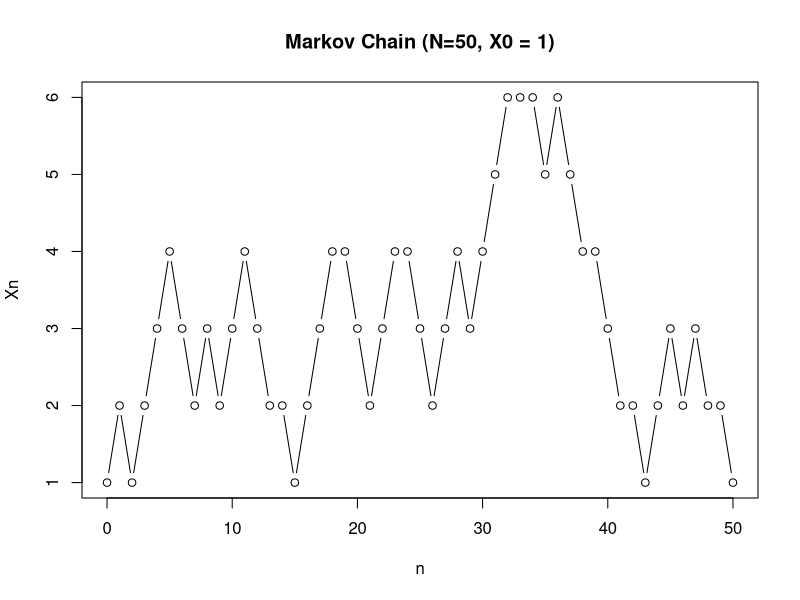
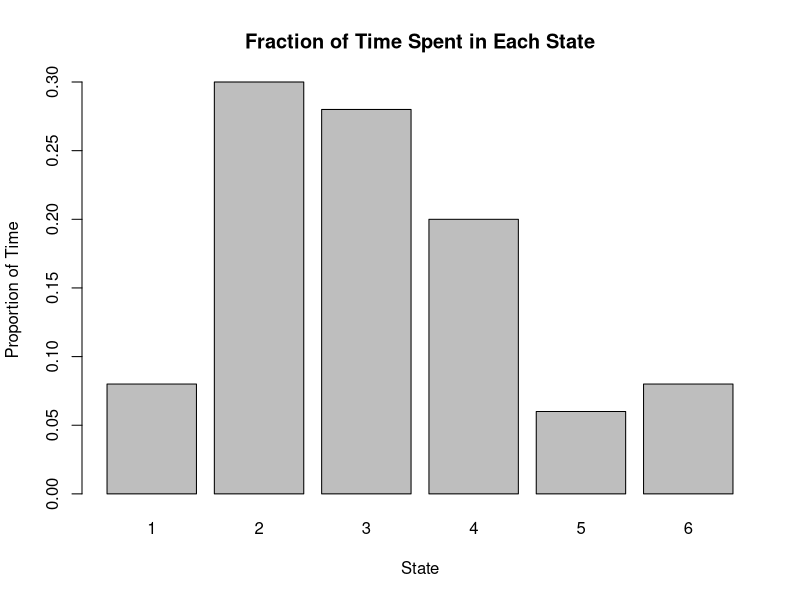
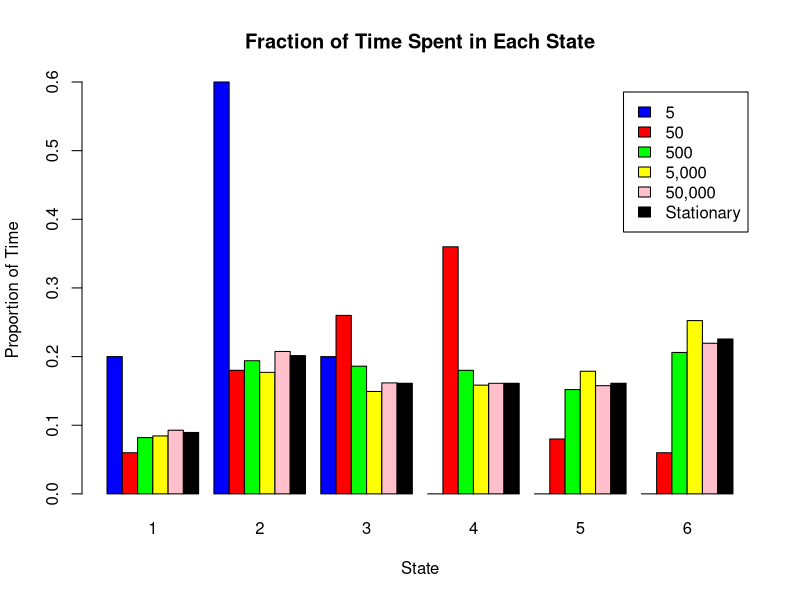
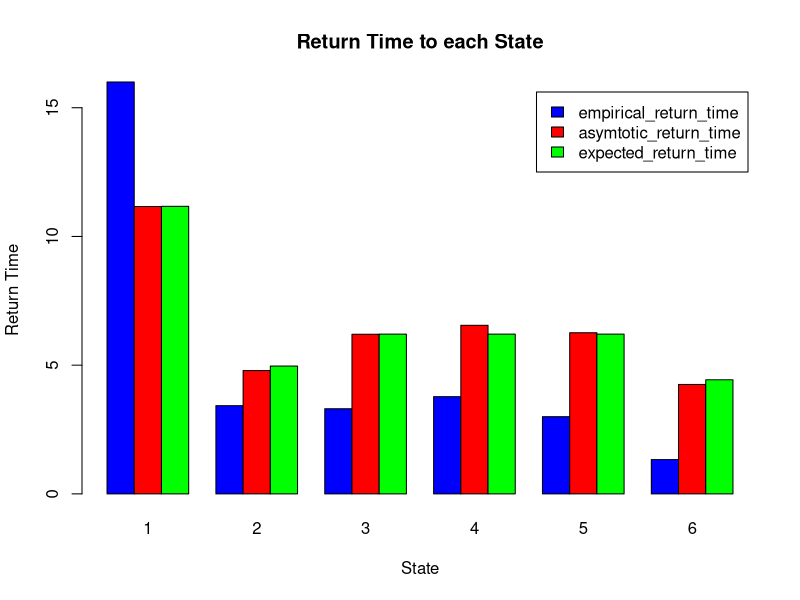

These charts were generated, in order, by the following R code:
set.seed(1832020)

# Produces a transition matrix for a Markov chain based on a parameter eps
TransMat <- function(eps) {
  matrix(c(0.1, 0.9,   0,       0,       0,   0,
           0.4, 0.2, 0.4,       0,       0,   0,
           0, 0.5,   0,     0.5,       0,   0,
           0,   0, 0.5, 0.5-eps,     eps,   0,
           0,   0,   0,     eps, 0.3-eps, 0.7,
           0,   0,   0,       0,     0.5, 0.5),
         nrow = 6, ncol = 6, byrow = TRUE)
}


# Simulates a Markov chain with transition matrix P for N steps from X0
MarkovChain <- function(N, X0, P) {
  X <- numeric(N)   # empty vector of length N
  space <- nrow(P)  # number of points in sample space
  
  now <- X0
  for (n in 1:N) {
    now <- sample(space, 1, prob = P[now, ])
    X[n] <- now
  }
  
  X
}


# Finds the stationary distribution of a Markov chain
StatDist <- function(P) {
  LeftEigen <- eigen(t(P))
  statmeas <- LeftEigen$vectors[, 1]  # Unnormalised stationary measure
  statmeas / sum(statmeas)            # Normalised stationary distribution
}
#################################################################################
#Question 1
epsilon <- 0.2

transition_matrix <- TransMat(epsilon)
markov_chain <- MarkovChain(N = 50, X0 = 1, P = transition_matrix)
plot(0:length(markov_chain), c(1, markov_chain), type = "b", main = "Markov Chain (N=50, X0 = 1)", xlab="n", ylab="Xn")


#Question 2
#Function to calculate proportion of time in each state.
prop_time <- function(m_chain) {
  return(table(factor(m_chain, 1:6))/length(m_chain))
}

#Find proportion of time spent in each state for the Markov chain markov_chain. Print the result and plot it on a bar graph.
proportion_time <- prop_time(markov_chain)
print(proportion_time)
barplot(proportion_time, main = "Fraction of Time Spent in Each State",
        beside = TRUE, xlab = "State", ylab = "Proportion of Time")

#Generate the stationary distribution for the Markov chain specified by the transition matrix with eps = 0.2.
stat_dist <- StatDist(transition_matrix)

#Generate an array of numbers where each row corresponds to the proportion of time spent in each state by a Markov cahin with
#N steps for N in {5, 50, 500, 5000, 50000}. Also add the final row to be the stationary distribution.
chain_vector <- rbind(prop_time(MarkovChain(5, 1, transition_matrix)), prop_time(MarkovChain(50, 1, transition_matrix)), 
                  prop_time(MarkovChain(500, 1, transition_matrix)), prop_time(MarkovChain(5000, 1, transition_matrix)),
                  prop_time(MarkovChain(50000, 1, transition_matrix)), stat_dist)

#Produce a barplot of the fraction of time spent in each state from the rows above (inc. the stat dist)
barplot(chain_vector, main = "Fraction of Time Spent in Each State", legend = c("5", "50", "500", "5,000", "50,000", "Stationary"), 
        xlab = "State",  ylab = "Proportion of Time",  beside = TRUE, col = c("blue", "red", "green", "yellow", "pink", "black"))


#Question 3
#Generate a 2x6 matrix containing 0s. Each column will store the return time to the corresponding state.
asymtotic_chain <- MarkovChain(5000, 1, transition_matrix)
return_times_matrix <- matrix(data = 0, nrow = 2, ncol = 6)

#Iterate through all states of the Markov chain and calculate the mean return time for the Markov chain in part (a) 
#and for one with N = 5000 steps
for(state in 1:6) {
  return_times_matrix[1, state] <- mean(diff(which(markov_chain == state)))
  return_times_matrix[2, state] <- mean(diff(which(asymtotic_chain == state)))
}

#Extract the completed rows from the matrix and display the results
empirical_return_time <- return_times_matrix[1, ]
asymtotic_return_time <- return_times_matrix[2, ]
print(empirical_return_time)
print(asymtotic_return_time)

#Calculate the inverse stat_dist and display the results. 
expected_return_time <- 1/stat_dist
print(expected_return_time)

#Plot a barchart of the empirical results against the expected ones.
barplot(rbind(empirical_return_time, asymtotic_return_time , expected_return_time), 
        names.arg = 1:6, beside = TRUE, legend.text = TRUE, col = c("blue", "red", "green"),
        main = "Return Time to each State", xlab = "State", ylab = "Return Time", )